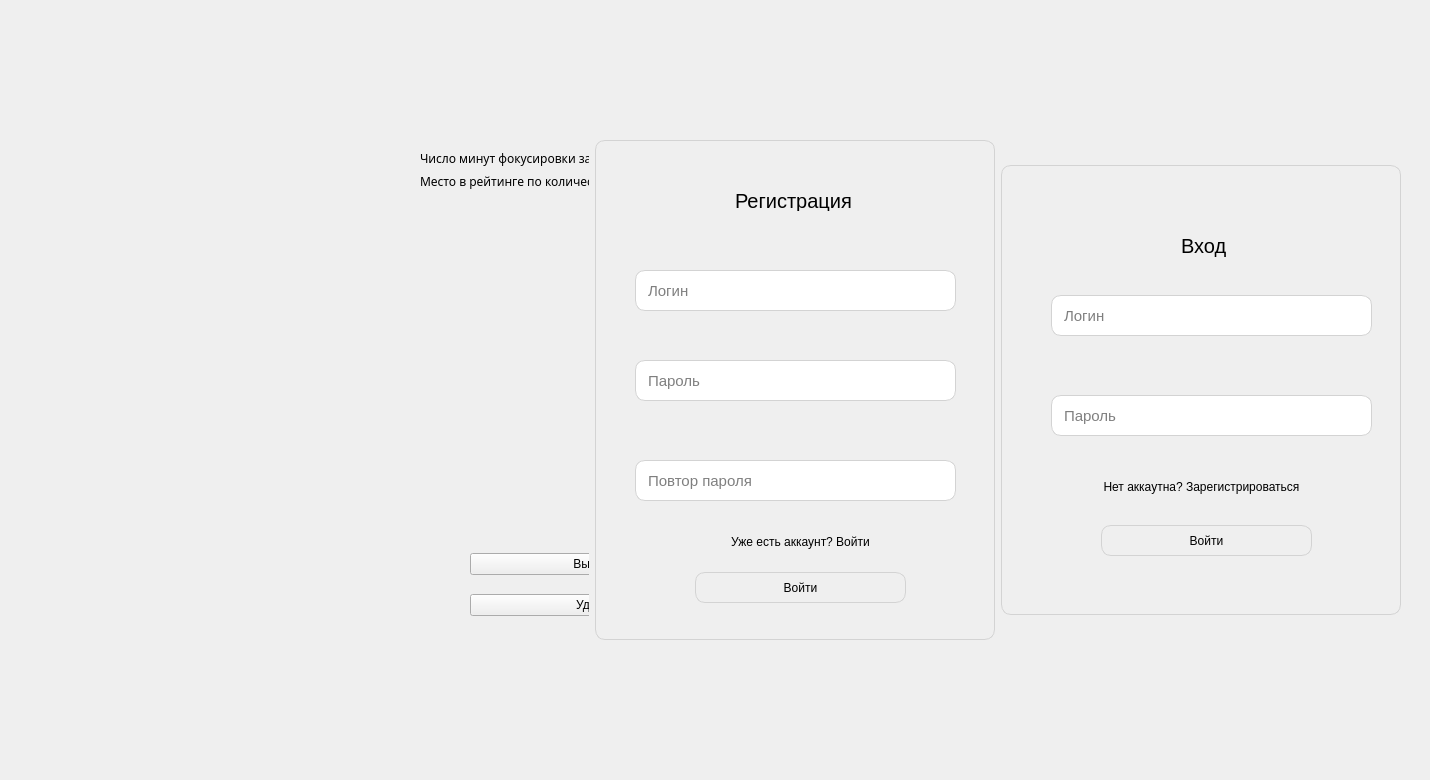
        <widget class="QWidget" name="Profile">
         <property name="autoFillBackground">
          <bool>false</bool>
         </property>
         <attribute name="title">
          <string>Профиль</string>
         </attribute>
         <widget class="QWidget" name="horizontalLayoutWidget_2">
          <property name="geometry">
           <rect>
            <x>-20</x>
            <y>10</y>
            <width>1421</width>
            <height>761</height>
           </rect>
          </property>
          <layout class="QHBoxLayout" name="horizontalLayout_3">
           <item>
            <widget class="QWidget" name="account" native="true">
             <widget class="QLabel" name="label_2">
              <property name="geometry">
               <rect>
                <x>20</x>
                <y>10</y>
                <width>481</width>
                <height>631</height>
               </rect>
              </property>
              <property name="text">
               <string/>
              </property>
              <property name="pixmap">
               <pixmap>../../../Downloads/бизнес иконка с волосами.png</pixmap>
              </property>
             </widget>
             <widget class="QWidget" name="formLayoutWidget_3">
              <property name="geometry">
               <rect>
                <x>440</x>
                <y>140</y>
                <width>741</width>
                <height>91</height>
               </rect>
              </property>
              <layout class="QFormLayout" name="formLayout_2">
               <item row="0" column="1">
                <widget class="QLabel" name="label_6">
                 <property name="font">
                  <font>
                   <family>Verdana,Geneva,Tahoma,sans-serif</family>
                  </font>
                 </property>
                 <property name="text">
                  <string/>
                 </property>
                </widget>
               </item>
               <item row="1" column="0">
                <widget class="QLabel" name="label_9">
                 <property name="font">
                  <font>
                   <family>Verdana,Geneva,Tahoma,sans-serif</family>
                  </font>
                 </property>
                 <property name="text">
                  <string>Место в рейтинге по количеству минут фокусировки:</string>
                 </property>
                </widget>
               </item>
               <item row="1" column="1">
                <widget class="QLabel" name="label_10">
                 <property name="font">
                  <font>
                   <family>Verdana,Geneva,Tahoma,sans-serif</family>
                  </font>
                 </property>
                 <property name="text">
                  <string/>
                 </property>
                </widget>
               </item>
               <item row="0" column="0">
                <widget class="QLabel" name="label_3">
                 <property name="font">
                  <font>
                   <family>Verdana,Geneva,Tahoma,sans-serif</family>
                  </font>
                 </property>
                 <property name="text">
                  <string>Число минут фокусировки за все время:</string>
                 </property>
                </widget>
               </item>
              </layout>
             </widget>
             <widget class="QWidget" name="verticalLayoutWidget">
              <property name="geometry">
               <rect>
                <x>490</x>
                <y>530</y>
                <width>311</width>
                <height>91</height>
               </rect>
              </property>
              <layout class="QVBoxLayout" name="verticalLayout_2">
               <item>
                <widget class="QPushButton" name="pushButton">
                 <property name="text">
                  <string>Выйти из профиля</string>
                 </property>
                </widget>
               </item>
               <item>
                <widget class="QPushButton" name="pushButton_2">
                 <property name="text">
                  <string>Удалить профиль</string>
                 </property>
                </widget>
               </item>
              </layout>
             </widget>
            </widget>
           </item>
           <item>
            <widget class="QWidget" name="reg_cont" native="true">
             <property name="maximumSize">
              <size>
               <width>400</width>
               <height>500</height>
              </size>
             </property>
             <property name="styleSheet">
              <string notr="true">QWidget {
	border:1px solid lightgray;
	border-radius: 10px;
}
QPushButton:hover {
	background-color: lightgray;
}
QLineEdit {
	padding-left: 10px;
	padding-right: 10px;
	font-size: 15px;
}</string>
             </property>
             <widget class="QLabel" name="headling_reg">
              <property name="geometry">
               <rect>
                <x>140</x>
                <y>50</y>
                <width>141</width>
                <height>21</height>
               </rect>
              </property>
              <property name="styleSheet">
               <string notr="true">border: 0;
font-size: 20px;</string>
              </property>
              <property name="text">
               <string>Регистрация</string>
              </property>
             </widget>
             <widget class="QLineEdit" name="login_reg">
              <property name="geometry">
               <rect>
                <x>40</x>
                <y>130</y>
                <width>321</width>
                <height>41</height>
               </rect>
              </property>
              <property name="echoMode">
               <enum>QLineEdit::Normal</enum>
              </property>
              <property name="placeholderText">
               <string>Логин</string>
              </property>
             </widget>
             <widget class="QLineEdit" name="psw_sc_reg">
              <property name="geometry">
               <rect>
                <x>40</x>
                <y>320</y>
                <width>321</width>
                <height>41</height>
               </rect>
              </property>
              <property name="echoMode">
               <enum>QLineEdit::Password</enum>
              </property>
              <property name="placeholderText">
               <string>Повтор пароля</string>
              </property>
             </widget>
             <widget class="QPushButton" name="reg_btn">
              <property name="geometry">
               <rect>
                <x>100</x>
                <y>432</y>
                <width>211</width>
                <height>31</height>
               </rect>
              </property>
              <property name="cursor">
               <cursorShape>PointingHandCursor</cursorShape>
              </property>
              <property name="styleSheet">
               <string notr="true"/>
              </property>
              <property name="text">
               <string>Войти</string>
              </property>
             </widget>
             <widget class="QPushButton" name="to_log">
              <property name="geometry">
               <rect>
                <x>100</x>
                <y>390</y>
                <width>211</width>
                <height>23</height>
               </rect>
              </property>
              <property name="cursor">
               <cursorShape>PointingHandCursor</cursorShape>
              </property>
              <property name="styleSheet">
               <string notr="true">QPushButton {
	border:0;	
}
QPushButton:hover {
	background-color: rgba(255, 255, 255, 0);
	color: rgb(0, 85, 255)
}</string>
              </property>
              <property name="text">
               <string>Уже есть аккаунт? Войти</string>
              </property>
             </widget>
             <widget class="QLineEdit" name="psw_fr_reg">
              <property name="geometry">
               <rect>
                <x>40</x>
                <y>220</y>
                <width>321</width>
                <height>41</height>
               </rect>
              </property>
              <property name="echoMode">
               <enum>QLineEdit::Password</enum>
              </property>
              <property name="placeholderText">
               <string>Пароль</string>
              </property>
             </widget>
             <widget class="QLabel" name="err_msg_reg2">
              <property name="geometry">
               <rect>
                <x>40</x>
                <y>90</y>
                <width>321</width>
                <height>20</height>
               </rect>
              </property>
              <property name="styleSheet">
               <string notr="true">border: 0;
font-size: 15px;
color: red;</string>
              </property>
              <property name="text">
               <string/>
              </property>
             </widget>
             <widget class="QLabel" name="err_msg_reg3">
              <property name="geometry">
               <rect>
                <x>50</x>
                <y>190</y>
                <width>301</width>
                <height>20</height>
               </rect>
              </property>
              <property name="styleSheet">
               <string notr="true">border: 0;
font-size: 15px;
color: red;</string>
              </property>
              <property name="text">
               <string/>
              </property>
             </widget>
             <widget class="QLabel" name="err_msg_reg4">
              <property name="geometry">
               <rect>
                <x>100</x>
                <y>290</y>
                <width>211</width>
                <height>20</height>
               </rect>
              </property>
              <property name="styleSheet">
               <string notr="true">border: 0;
font-size: 15px;
color: red;</string>
              </property>
              <property name="text">
               <string/>
              </property>
             </widget>
             <widget class="QLabel" name="err_msg_reg1">
              <property name="geometry">
               <rect>
                <x>130</x>
                <y>20</y>
                <width>151</width>
                <height>20</height>
               </rect>
              </property>
              <property name="styleSheet">
               <string notr="true">border: 0;
font-size: 15px;
color: red;</string>
              </property>
              <property name="text">
               <string/>
              </property>
             </widget>
            </widget>
           </item>
           <item>
            <widget class="QWidget" name="log_cont" native="true">
             <property name="maximumSize">
              <size>
               <width>400</width>
               <height>450</height>
              </size>
             </property>
             <property name="styleSheet">
              <string notr="true">QWidget {
	border:1px solid lightgray;
	border-radius: 10px;
}
QPushButton:hover {
	background-color: lightgray;
}
QLineEdit {
	padding-left: 10px;
	padding-right: 10px;
	font-size: 15px;
}</string>
             </property>
             <widget class="QLabel" name="headling_log">
              <property name="geometry">
               <rect>
                <x>180</x>
                <y>60</y>
                <width>51</width>
                <height>41</height>
               </rect>
              </property>
              <property name="styleSheet">
               <string notr="true">border: 0;
font-size: 20px;</string>
              </property>
              <property name="text">
               <string>Вход</string>
              </property>
             </widget>
             <widget class="QLineEdit" name="login_log">
              <property name="geometry">
               <rect>
                <x>50</x>
                <y>130</y>
                <width>321</width>
                <height>41</height>
               </rect>
              </property>
              <property name="echoMode">
               <enum>QLineEdit::Normal</enum>
              </property>
              <property name="placeholderText">
               <string>Логин</string>
              </property>
             </widget>
             <widget class="QLineEdit" name="psw_log">
              <property name="geometry">
               <rect>
                <x>50</x>
                <y>230</y>
                <width>321</width>
                <height>41</height>
               </rect>
              </property>
              <property name="echoMode">
               <enum>QLineEdit::Password</enum>
              </property>
              <property name="placeholderText">
               <string>Пароль</string>
              </property>
             </widget>
             <widget class="QPushButton" name="log_btn">
              <property name="geometry">
               <rect>
                <x>100</x>
                <y>360</y>
                <width>211</width>
                <height>31</height>
               </rect>
              </property>
              <property name="cursor">
               <cursorShape>PointingHandCursor</cursorShape>
              </property>
              <property name="styleSheet">
               <string notr="true"/>
              </property>
              <property name="text">
               <string>Войти</string>
              </property>
             </widget>
             <widget class="QPushButton" name="to_reg">
              <property name="geometry">
               <rect>
                <x>80</x>
                <y>310</y>
                <width>241</width>
                <height>23</height>
               </rect>
              </property>
              <property name="cursor">
               <cursorShape>PointingHandCursor</cursorShape>
              </property>
              <property name="styleSheet">
               <string notr="true">QPushButton {
	border:0;	
}
QPushButton:hover {
	background-color: rgba(255, 255, 255, 0);
	color: rgb(0, 85, 255)
}</string>
              </property>
              <property name="text">
               <string>Нет аккаутна? Зарегистрироваться</string>
              </property>
             </widget>
             <widget class="QLabel" name="err_msg_log">
              <property name="geometry">
               <rect>
                <x>110</x>
                <y>30</y>
                <width>191</width>
                <height>20</height>
               </rect>
              </property>
              <property name="styleSheet">
               <string notr="true">border: 0;
font-size: 15px;
color: red;</string>
              </property>
              <property name="text">
               <string/>
              </property>
             </widget>
            </widget>
           </item>
          </layout>
         </widget>
        </widget>
